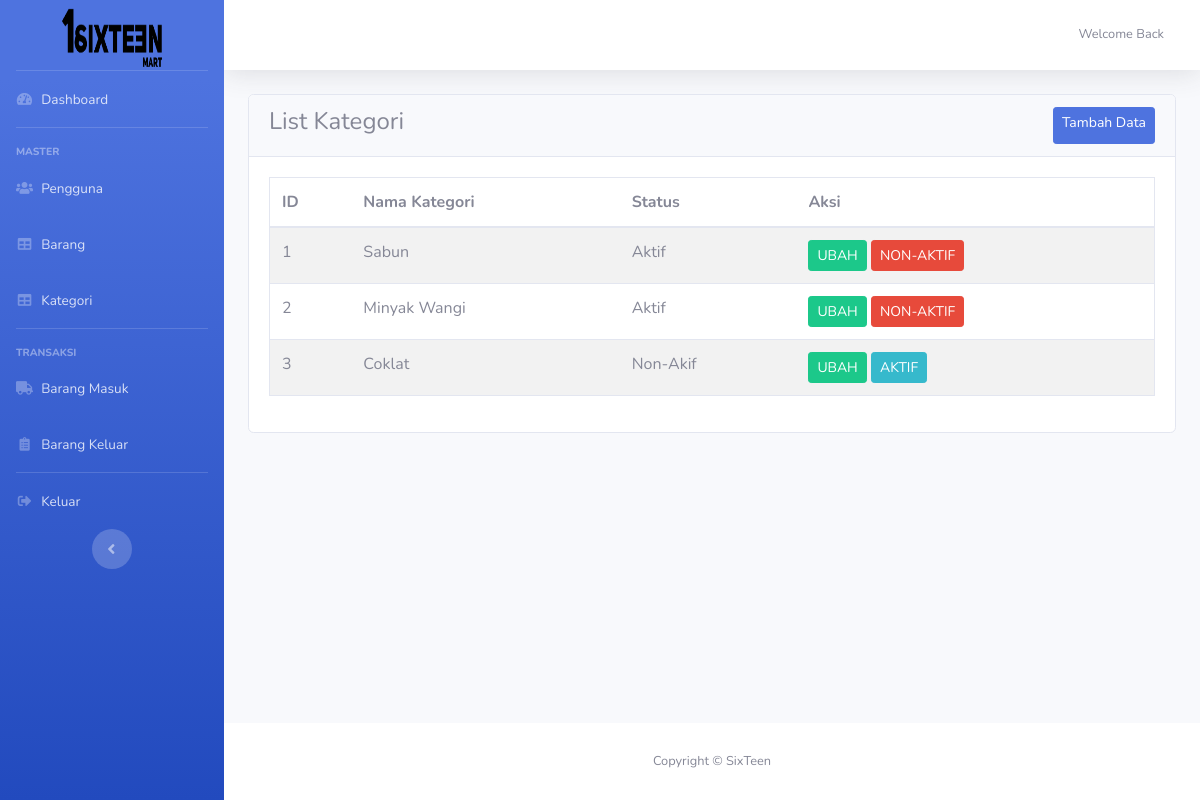
Page /dashboard/kategori/index.php (signed in) on the committed database.
### tables this page shows
CREATE TABLE `kategori` (
  `id` int(11) NOT NULL,
  `nama` varchar(255) NOT NULL,
  `status` int(11) NOT NULL DEFAULT '1'
);

### config/conn.php (called while the page is built, shortened)
<?php
$base_url = "http://localhost/nann/";

### dashboard/kategori/index.php (the view, shortened to what this page needs)
<?php
include_once('../../config/conn.php');
?>
<!DOCTYPE html>
<html lang="en">
<head>
    <?php require_once '../layout/head.php' ?>
</head>
<body id="page-top">
    <div id="wrapper">
        <?php require_once '../layout/sidebar.php' ?>
        <div id="content-wrapper" class="d-flex flex-column">
            <div id="content">
                <nav class="navbar navbar-expand navbar-light bg-white topbar mb-4 static-top shadow">
                    <ul class="navbar-nav ml-auto">
                        <li class="nav-item dropdown no-arrow">
                            <a class="nav-link dropdown-toggle" href="#" id="userDropdown" role="button" data-toggle="dropdown" aria-haspopup="true" aria-expanded="false">
                                <span class="mr-2 d-none d-lg-inline text-gray-600 small">Welcome Back</span>
                            </a>
                        </li>
                    </ul>
                </nav>
                <div class="container-fluid">
                    <div class="card">
                        <div class="card-header d-flex justify-content-between">
                            <h4>List Kategori</h4>
                            <a href="<?= $base_url ?>dashboard/kategori/tambah.php" class="btn btn-primary btn-sm">Tambah Data</a>
                        </div>
                        <div class="card-body table-responsive">
                            <table class="table table-striped border">
                                <thead>
                                    <tr>
                                        <th>ID</th>
                                        <th>Nama Kategori</th>
                                        <th>Status</th>
                                        <th>Aksi</th>
                                    </tr>
                                </thead>
                                <tbody>
                                    <?php
                                    $sql_kategori = "SELECT * FROM kategori";
                                    $result = mysqli_query($conn, $sql_kategori);
                                    while ($row = mysqli_fetch_array($result)) :
                                    ?>
                                        <tr>
                                            <td><?= $row['id'] ?></td>
                                            <td><?= $row['nama']; ?></td>
                                            <td><?= $row['status'] == '1' ? 'Aktif' : 'Non-Akif' ?></td>
                                            <td>
                                                <?php if ($_SESSION['access'] == 1) : ?>
                                                    <a href="<?= $base_url ?>dashboard/kategori/edit_kategori.php?id=<?= $row['id']; ?>" class="btn btn-success btn-sm">UBAH</a>
                                                    <?php if ($row['status'] == 1) : ?>
                                                        <a href="<?= $base_url ?>dashboard/kategori/hapus_kategori.php?id=<?= $row['id']; ?>" class="btn btn-danger btn-sm">NON-AKTIF</a>
                                                    <?php elseif ($row['status'] == 0) : ?>
                                                        <a href="<?= $base_url ?>dashboard/kategori/aktif_kategori.php?id=<?= $row['id']; ?>" class="btn btn-info btn-sm">AKTIF</a>
                                                    <?php endif; ?>
                                                <?php endif; ?>
                                            </td>
                                        </tr>
                                    <?php endwhile; ?>
                                </tbody>
                            </table>
                        </div>
                    </div>
                </div>
            </div>
            <?php require_once '../layout/footer.php' ?>
        </div>
    </div>
</body>
</html>

### rows in the picture
kategori: id "1", nama "Sabun", status "Aktif"
kategori: id "2", nama "Minyak Wangi", status "Aktif"
kategori: id "3", nama "Coklat", status "Non-Akif"
